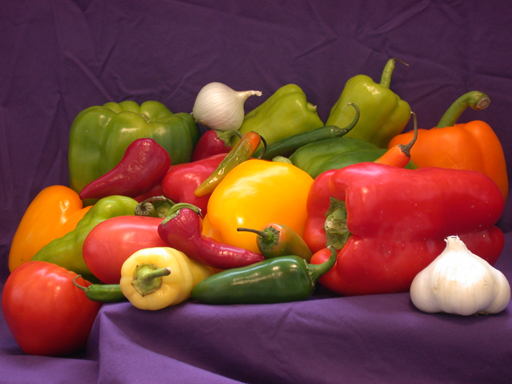
#> input picture prac3/peppers.png, 512 x 384 px
$ python 7.2.py   (older library calls are emulated)
#> lines starting #> are read from the running program, lines starting #| are printed output that depends on the picture
import matplotlib.pyplot as plt
import numpy as np
from PIL import Image
import cv2
img=cv2.imread("peppers.png", cv2.IMREAD_GRAYSCALE)
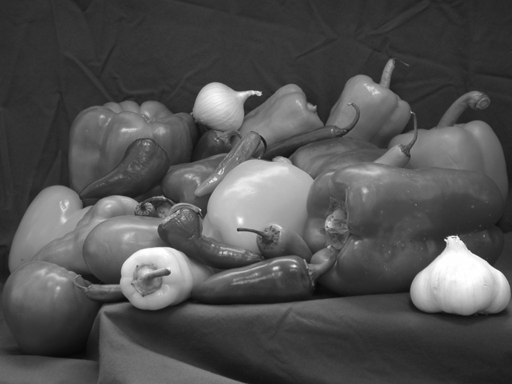
#> img: shape (384, 512); min 7, max 255, mean 81.2

gaussian = cv2.GaussianBlur(img, (5, 5), 0)

log = cv2.Laplacian(gaussian, cv2.CV_64F, ksize=3)
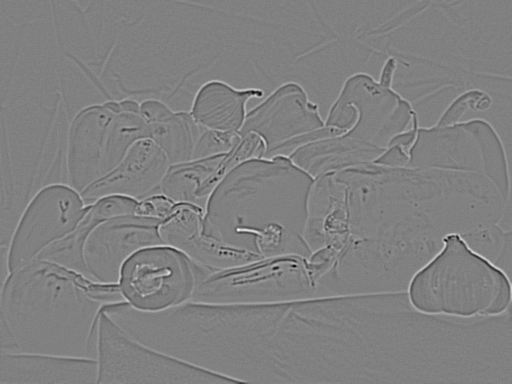
#> log: shape (384, 512) float64; min -202, max 198, mean 0; drawn with min black and max white


fig, axs = plt.subplots(1, 2)
axs[0].imshow(img, cmap="gray")
axs[0].set_title("Imagen original")
axs[0].axis("off")

# axs[1].imshow(gaussian, cmap="gray")
# axs[1].set_title("Sobel x")
# axs[1].axis("off")

axs[1].imshow(log, cmap="gray")
axs[1].set_title("LoG")
axs[1].axis("off")

plt.show()
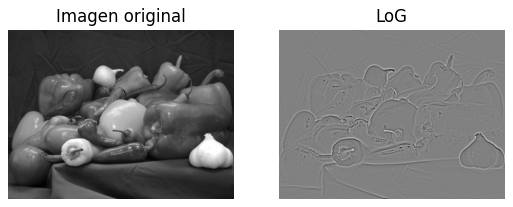
#> figure drawn by matplotlib, 2 panels

$ run again, with prac3/clahe_1.png copied over prac3/peppers.png
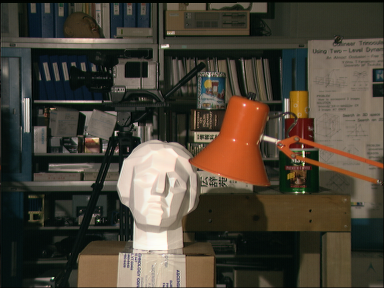
#> input picture prac3/clahe_1.png, 384 x 288 px
#> `log = cv2.Laplacian(gaussian, cv2.CV_64F, ksize=3)`:
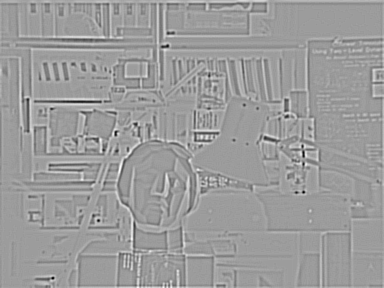
#> log: shape (288, 384) float64; min -278, max 176, mean 0.2; drawn with min black and max white
#> `plt.show()`:
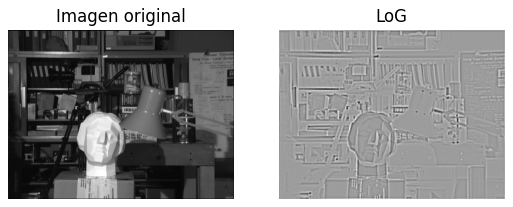
#> figure drawn by matplotlib, 2 panels
